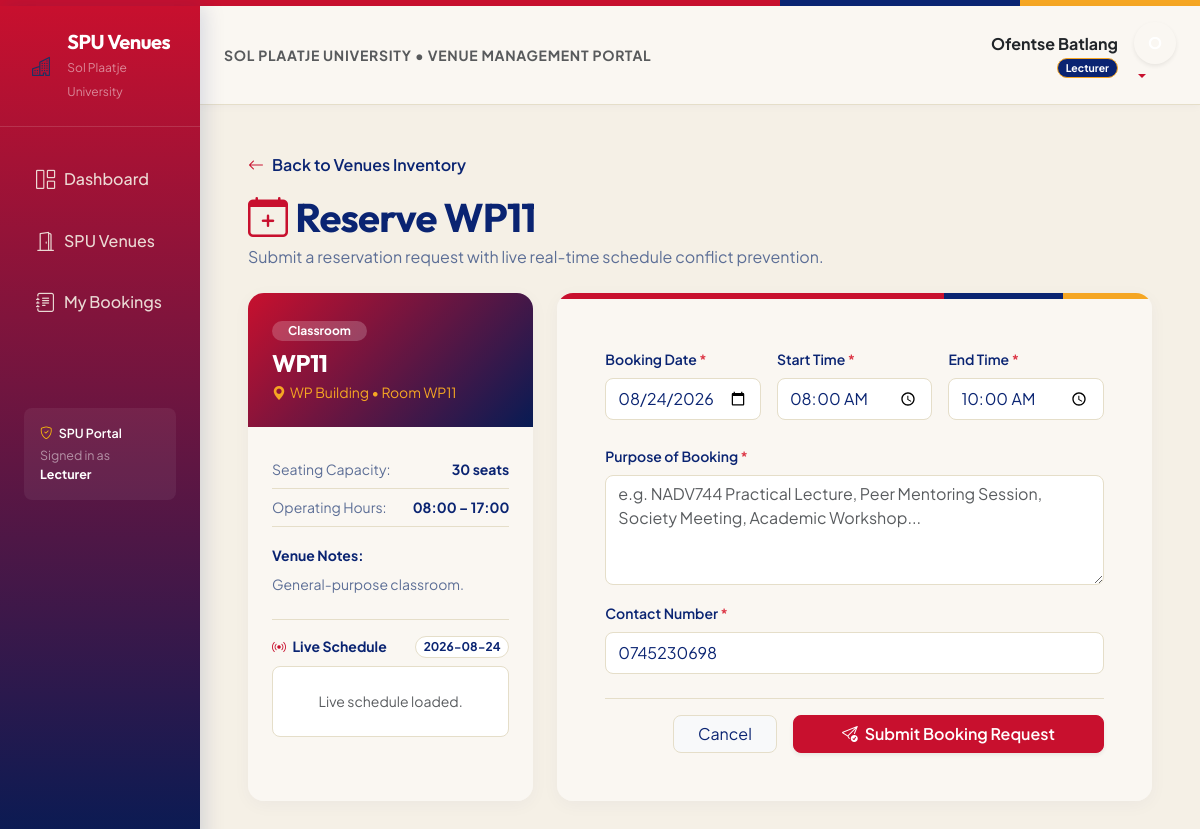
The page /dashboard/resources/4/book/ (signed in) on the database its author committed.
### users/models.py (models this page shows, shortened)
class User(AbstractBaseUser, PermissionsMixin):
    ROLE_CHOICES = (
        ('admin', 'Admin'),
        ('lecturer', 'Lecturer'),
        ('student_leader', 'Student Leader'),
    )
    LEADERSHIP_ROLE_CHOICES = (
        ('peer_mentor', 'Peer Mentor'),
        ('tutor', 'Tutor'),
        ('house_committee', 'House Committee'),
        ('sub_warden', 'Sub Warden'),
        ('wellness_warrior', 'Wellness Warrior'),
        ('society_leader', 'Society Leader'),
        ('src', 'SRC Representative'),
    )
    full_name = models.CharField(max_length=100)
    student_number = models.CharField(max_length=30, unique=True, null=True, blank=True)
    email = models.EmailField(unique=True, max_length=255)
    phone_number = models.CharField(max_length=30, blank=True)
    role = models.CharField(max_length=20, choices=ROLE_CHOICES, default='student_leader')
    leadership_role = models.CharField(max_length=30, choices=LEADERSHIP_ROLE_CHOICES, blank=True)
    reset_token = models.CharField(max_length=100, blank=True, null=True)
    created_at = models.DateTimeField(default=timezone.now)
    is_active = models.BooleanField(default=True)
    is_staff = models.BooleanField(default=False)
    objects = UserManager()
    USERNAME_FIELD = 'email'
    REQUIRED_FIELDS = ['full_name']
    class Meta:
        db_table = 'users'
        ordering = ['-created_at']

### resources/models.py (models this page shows, shortened)
class Resource(models.Model):
    TYPE_CHOICES = (
        ('Laboratory', 'Laboratory'),
        ('Classroom', 'Classroom'),
        ('Lecture Hall', 'Lecture Hall'),
        ('Auditorium', 'Auditorium'),
        ('Tutorial Room', 'Tutorial Room'),
        ('Event Venue', 'Event Venue'),
        ('Computer Lab', 'Computer Lab'),
    )
    name = models.CharField(max_length=150)
    building = models.ForeignKey(Building, on_delete=models.CASCADE, related_name='venues', null=True, blank=True)
    room_number = models.CharField(max_length=50, blank=True, default='')
    venue_type = models.CharField(max_length=50, choices=TYPE_CHOICES, default='Classroom', db_index=True)
    capacity = models.PositiveIntegerField(null=True, blank=True)
    description = models.TextField(null=True, blank=True)
    opening_time = models.TimeField(default=time(8, 0))
    closing_time = models.TimeField(default=time(17, 0))
    manager_id = models.CharField(max_length=100, default='22222222-2222-2222-2222-222222222222')
    created_at = models.DateTimeField(default=timezone.now)
    class Meta:
        db_table = 'venues'
        ordering = ['building', 'name']

class Building(models.Model):
    campus_id = models.IntegerField(default=1)
    name = models.CharField(max_length=100)
    class Meta:
        db_table = 'buildings'
        ordering = ['id']

### dashboard_app/views.py (the view, shortened to what this page needs)
# urls.py: path('resources/<int:resource_id>/book/', views.booking_create, name='booking_create'),
@login_required
def booking_create(request, resource_id):
    resource = get_object_or_404(Resource, id=resource_id)
    return render(request, 'dashboard/booking_form.html', {'resource': resource})

### dashboard_app/templates/dashboard/booking_form.html (shortened to what this page needs)
{% extends "base.html" %}
{% block content %}
<div class="mb-4">
    <a href="{% url 'dashboard:resources' %}" class="text-decoration-none d-inline-flex align-items-center mb-3 fw-semibold" style="color: var(--spu-navy);">
        <i class="bi bi-arrow-left me-2" style="color: var(--spu-red);"></i> Back to Venues Inventory
    </a>
    <h1 class="fw-bold mb-1" style="color: var(--spu-navy);">
        <i class="bi bi-calendar-plus me-2" style="color: var(--spu-red);"></i>Reserve {{ resource.name }}
    </h1>
    <p class="text-muted mb-0" style="color: var(--spu-text-muted) !important;">Submit a reservation request with live real-time schedule conflict prevention.</p>
</div>
<div class="row g-4 justify-content-center">
    <div class="col-lg-4">
        <div class="card spu-card overflow-hidden h-100 border-0">
            <div class="p-4 text-white" style="background: linear-gradient(135deg, var(--spu-red) 0%, var(--spu-navy-dark) 100%);">
                <span class="badge rounded-pill px-3 py-1 mb-2 fw-bold" style="background: rgba(255,255,255,0.2); color: #FFFFFF;">
                    {{ resource.venue_type }}
                </span>
                <h4 class="fw-bold mb-1 text-white">{{ resource.name }}</h4>
                <div class="small opacity-90" style="color: var(--spu-orange) !important;">
                    <i class="bi bi-geo-alt-fill me-1"></i>{{ resource.building.name|default:'SPU Campus' }} &bull; Room {{ resource.room_number|default:'—' }}
                </div>
            </div>
            <div class="card-body p-4" style="background: var(--spu-card-bg);">
                <div class="d-flex justify-content-between py-2 border-bottom small" style="border-color: var(--spu-border) !important;">
                    <span class="text-muted" style="color: var(--spu-text-muted) !important;">Seating Capacity:</span>
                    <strong style="color: var(--spu-navy);">{{ resource.capacity|default:'—' }} seats</strong>
                </div>
                <div class="d-flex justify-content-between py-2 border-bottom small" style="border-color: var(--spu-border) !important;">
                    <span class="text-muted" style="color: var(--spu-text-muted) !important;">Operating Hours:</span>
                    <strong style="color: var(--spu-navy);">{{ resource.opening_time|time:"H:i" }} – {{ resource.closing_time|time:"H:i" }}</strong>
                </div>
                {% if resource.description %}
                <div class="mt-3">
                    <label class="form-label small fw-bold" style="color: var(--spu-navy);">Venue Notes:</label>
                    <p class="small mb-0" style="color: var(--spu-text-muted);">{{ resource.description }}</p>
                </div>
                {% endif %}
                <div class="mt-4 pt-3 border-top" style="border-color: var(--spu-border) !important;">
                    <div class="d-flex justify-content-between align-items-center mb-2">
                        <span class="fw-bold small" style="color: var(--spu-navy);"><i class="bi bi-broadcast me-1" style="color: var(--spu-red);"></i> Live Schedule</span>
                        <span class="badge rounded-pill border small" id="liveDateBadge" style="background: #FFFFFF; border-color: var(--spu-border) !important; color: var(--spu-navy);">Select a date</span>
                    </div>
                    <div id="liveAvailabilityContainer" class="p-3 rounded-3 border small" style="background: #FFFFFF; border-color: var(--spu-border) !important;">
                        <div class="text-center py-2" id="availabilityStatusText" style="color: var(--spu-text-muted);">
                        </div>
                    </div>
                </div>
            </div>
        </div>
    </div>
    <div class="col-lg-8">
        <div class="card spu-card overflow-hidden border-0">
            <div class="spu-brand-ribbon"></div>
            <div class="card-body p-4 p-md-5" style="background: var(--spu-card-bg);">
                <form method="POST" id="bookingForm">
                    <div class="row g-3 mb-4">
                        <div class="col-md-4">
                            <label class="form-label fw-semibold small" style="color: var(--spu-navy);">Booking Date <span class="text-danger">*</span></label>
                            <input class="form-control rounded-3 py-2" type="date" name="booking_date" id="bookingDateInput" required>
                        </div>
                        <div class="col-md-4">
                            <label class="form-label fw-semibold small" style="color: var(--spu-navy);">Start Time <span class="text-danger">*</span></label>
                            <input class="form-control rounded-3 py-2" type="time" name="start_time" id="startTimeInput" value="08:00" required>
                        </div>
                        <div class="col-md-4">
                            <label class="form-label fw-semibold small" style="color: var(--spu-navy);">End Time <span class="text-danger">*</span></label>
                            <input class="form-control rounded-3 py-2" type="time" name="end_time" id="endTimeInput" value="10:00" required>
                        </div>
                    </div>
                    <div class="mb-3">
                        <label class="form-label fw-semibold small" style="color: var(--spu-navy);">Purpose of Booking <span class="text-danger">*</span></label>
                        <textarea class="form-control rounded-3" name="purpose" rows="4" placeholder="e.g. NADV744 Practical Lecture, Peer Mentoring Session, Society Meeting, Academic Workshop..." required></textarea>
                    </div>
                    <div class="mb-4">
                        <label class="form-label fw-semibold small" style="color: var(--spu-navy);">Contact Number <span class="text-danger">*</span></label>
                        <input class="form-control rounded-3 py-2" name="phone_number" type="tel" value="{{ user.phone_number }}" placeholder="+27..." required>
                    </div>
                    <div class="d-flex gap-3 justify-content-end pt-3 border-top" style="border-color: var(--spu-border) !important;">
                        <a href="{% url 'dashboard:resources' %}" class="btn btn-light border rounded-3 px-4" style="border-color: var(--spu-border) !important; color: var(--spu-navy);">Cancel</a>
                        <button type="submit" class="btn btn-spu-primary rounded-3 px-5 fw-semibold shadow-sm">
                            <i class="bi bi-send-check me-1"></i> Submit Booking Request
                        </button>
                    </div>
                </form>
            </div>
        </div>
    </div>
</div>
{% endblock %}

### templates/base.html (shortened to what this page needs)
{% load static %}
<!DOCTYPE html>
<html lang="en">
<head>
    <link href="https://cdn.jsdelivr.net/npm/bootstrap@5.3.2/dist/css/bootstrap.min.css" rel="stylesheet">
    <link href="https://cdn.jsdelivr.net/npm/bootstrap-icons@1.11.3/font/bootstrap-icons.css" rel="stylesheet">
</head>
<body>
    <div class="spu-brand-ribbon"></div>
    {% if user.is_authenticated %}
    <div class="container-fluid">
        <div class="row">
            <nav class="col-md-3 col-lg-2 d-md-block sidebar collapse show px-0 py-4">
                <div class="px-4 mb-4 brand-container pb-4">
                    <div class="d-flex align-items-center gap-2">
                        <div class="rounded-3 bg-warning text-primary d-flex align-items-center justify-content-center fw-bold" style="width: 38px; height: 38px; font-size: 1.2rem; background-color: var(--spu-gold) !important; color: var(--spu-blue) !important;">
                            <i class="bi bi-buildings"></i>
                        </div>
                        <div>
                            <h5 class="text-white mb-0 fw-bold" style="letter-spacing: -0.5px;">SPU Venues</h5>
                            <small class="text-white-50" style="font-size: 0.75rem;">Sol Plaatje University</small>
                        </div>
                    </div>
                </div>
                <ul class="nav flex-column px-3">
                    <li class="nav-item">
                        <a class="nav-link {% if request.resolver_match.url_name == 'home' %}active{% endif %}" href="{% url 'dashboard:home' %}">
                            <i class="bi bi-grid-1x2"></i> Dashboard
                        </a>
                    </li>
                    <li class="nav-item">
                        <a class="nav-link {% if 'resources' in request.resolver_match.url_name %}active{% endif %}" href="{% url 'dashboard:resources' %}">
                            <i class="bi bi-door-open"></i> SPU Venues
                        </a>
                    </li>
                    {% if user.role == 'lecturer' or user.role == 'student_leader' %}
                    <li class="nav-item">
                        <a class="nav-link {% if 'booking_reports' in request.resolver_match.url_name %}active{% endif %}" href="{% url 'dashboard:booking_reports' %}">
                            <i class="bi bi-journal-text"></i> My Bookings
                        </a>
                    </li>
                    {% endif %}
                </ul>
                <div class="px-4 mt-5 pt-4 text-white-50" style="font-size: 0.78rem;">
                    <div class="p-3 rounded-3" style="background: rgba(255,255,255,0.06);">
                        <div class="fw-semibold text-white mb-1"><i class="bi bi-shield-check me-1 text-warning"></i> SPU Portal</div>
                        <div>Signed in as <strong class="text-white">{{ user.get_role_display }}</strong></div>
                    </div>
                </div>
            </nav>
            <main class="col-md-9 ms-sm-auto col-lg-10 px-0">
                <nav class="navbar navbar-expand-lg top-navbar px-4 py-3">
                    <div class="container-fluid px-0">
                        <div class="d-flex align-items-center">
                            <span class="fw-bold text-muted small text-uppercase" style="letter-spacing: 0.05em;">
                                Sol Plaatje University &bull; Venue Management Portal
                            </span>
                        </div>
                        <div class="ms-auto d-flex align-items-center gap-3">
                            <div class="text-end d-none d-sm-block">
                                <div class="fw-bold text-dark">{{ user.full_name }}</div>
                                <div class="small">
                                    {% if user.role == 'admin' %}
                                        <span class="badge badge-role-admin rounded-pill px-2 py-1">Administrator</span>
                                    {% elif user.role == 'lecturer' %}
                                        <span class="badge badge-role-lecturer rounded-pill px-2 py-1">Lecturer</span>
                                    {% else %}
                                        <span class="badge badge-role-student rounded-pill px-2 py-1">Student Leader</span>
                                    {% endif %}
                                </div>
                            </div>
                            <div class="dropdown">
                                <a href="#" class="d-block text-decoration-none dropdown-toggle" data-bs-toggle="dropdown" aria-expanded="false">
                                    <div class="rounded-circle text-white d-flex align-items-center justify-content-center fw-bold shadow-sm" style="width:42px; height:42px; background: var(--spu-blue); border: 2px solid var(--spu-gold);">
                                    </div>
                                </a>
                            </div>
                        </div>
                    </div>
                </nav>
                <div class="p-4 p-md-5">
                    {% block content %}{% endblock %}
                </div>
            </main>
        </div>
    </div>
    {% else %}
        {% block auth_content %}{% endblock %}
    {% endif %}
</body>
</html>

### rows shown on the page
User: role "Lecturer", full_name "Ofentse Batlang", phone_number "0745230698"
Resource: name "WP11", venue_type "Classroom", building.name "WP Building", room_number "WP11", capacity "30", opening_time "08:00", closing_time "17:00", description "General-purpose classroom."
